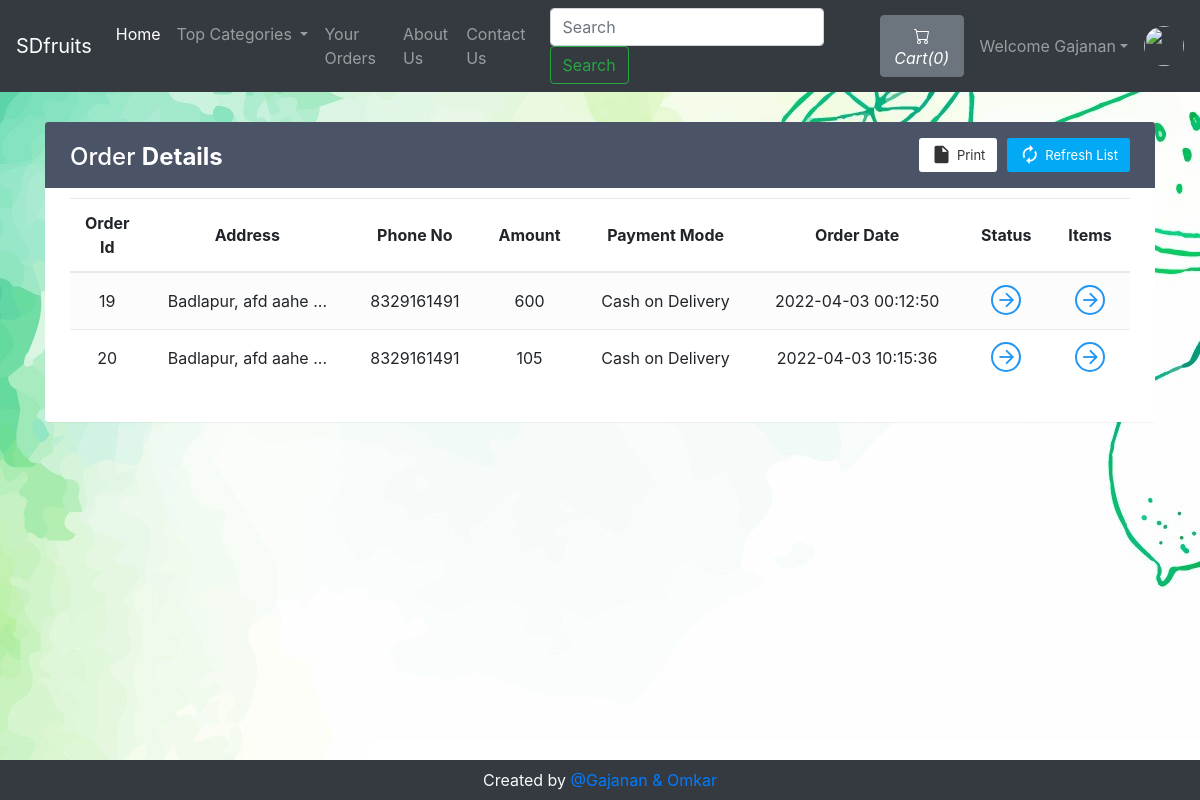
/viewOrder.php (signed in), run on the app's committed database.
### tables this page shows
CREATE TABLE `sitedetail` (
  `tempId` int(11) NOT NULL,
  `systemName` varchar(21) NOT NULL,
  `email` varchar(35) NOT NULL,
  `contact1` bigint(21) NOT NULL,
  `contact2` bigint(21) DEFAULT NULL COMMENT 'Optional',
  `address` text NOT NULL,
  `dateTime` datetime NOT NULL DEFAULT current_timestamp()
);

CREATE TABLE `orders` (
  `orderId` int(21) NOT NULL,
  `userId` int(21) NOT NULL,
  `address` varchar(255) NOT NULL,
  `zipCode` int(21) NOT NULL,
  `phoneNo` bigint(21) NOT NULL,
  `amount` int(200) NOT NULL,
  `paymentMode` enum('0','1') NOT NULL DEFAULT '0' COMMENT '0=cash on delivery',
  `orderStatus` enum('0','1','2','3','4','5','6') NOT NULL DEFAULT '0' COMMENT '0=Order Placed.\r\n1=Order Confirmed.\r\n2=Preparing your Order.\r\n3=Your order is on the way!\r\n4=Order Delivered.\r\n5=Order Denied.\r\n6=Order Cancelled.',
  `orderDate` datetime NOT NULL DEFAULT current_timestamp()
);

### viewOrder.php (the view, shortened to what this page needs)
<!doctype html>
<html lang="en">
<head>
    <link rel="stylesheet" href="https://stackpath.bootstrapcdn.com/bootstrap/4.5.0/css/bootstrap.min.css">
    <link rel="stylesheet" href="https://use.fontawesome.com/releases/v5.7.2/css/all.css">
</head>
<body>
<body id="body-pd" style="background-image: url('/OnlinefruitDelivery/img/background1.png');">
    <?php include 'partials/_dbconnect.php';?>
    <?php include 'partials/_nav.php';?>
    <?php
    if($loggedin){
    ?>
    <div class="container">
        <div class="table-wrapper" id="empty">
            <div class="table-title">
                <div class="row">
                    <div class="col-sm-4">
                        <h2>Order <b>Details</b></h2>
                    </div>
                    <div class="col-sm-8">
                        <a href="" class="btn btn-primary"><i class="material-icons">&#xE863;</i> <span>Refresh List</span></a>
                        <a href="#" onclick="window.print()" class="btn btn-info"><i class="material-icons">&#xE24D;</i> <span>Print</span></a>
                    </div>
                </div>
            </div>
            <table class="table table-striped table-hover text-center">
                <thead>
                    <tr>
                        <th>Order Id</th>
                        <th>Address</th>
                        <th>Phone No</th>
                        <th>Amount</th>
                        <th>Payment Mode</th>
                        <th>Order Date</th>
                        <th>Status</th>
                        <th>Items</th>
                    </tr>
                </thead>
                <tbody>
                    <?php
                        $sql = "SELECT * FROM `orders` WHERE `userId`= $userId";
                        $result = mysqli_query($conn, $sql);
                        while($row = mysqli_fetch_assoc($result)){
                            $orderId = $row['orderId'];
                            $address = $row['address'];
                            $phoneNo = $row['phoneNo'];
                            $amount = $row['amount'];
                            $orderDate = $row['orderDate'];
                            $paymentMode = $row['paymentMode'];
                            if($paymentMode == 0) {
                                $paymentMode = "Cash on Delivery";
                            }
                            else {
                                $paymentMode = "Online";
                            }
                            echo '<tr>
                                    <td>' . $orderId . '</td>
                                    <td>' . substr($address, 0, 20) . '...</td>
                                    <td>' . $phoneNo . '</td>
                                    <td>' . $amount . '</td>
                                    <td>' . $paymentMode . '</td>
                                    <td>' . $orderDate . '</td>
                                    <td><a href="#" data-toggle="modal" data-target="#orderStatus' . $orderId . '" class="view"><i class="material-icons">&#xE5C8;</i></a></td>
                                    <td><a href="#" data-toggle="modal" data-target="#orderItem' . $orderId . '" class="view" title="View Details"><i class="material-icons">&#xE5C8;</i></a></td>
                                </tr>';
                        }
                            ?>
                </tbody>
            </table>
        </div>
    </div>
    <?php
    }
    else {
        echo '<div class="container" style="min-height : 610px;">
        <div class="alert alert-info my-3">
            <font style="font-size:22px"><center>Check your Order. You need to <strong><a class="alert-link" data-toggle="modal" data-target="#loginModal">Login</a></strong></center></font>
        </div></div>';
    }
    ?>
    <?php
    require 'partials/_footer.php';?>
  </body>
</html>

### partials/_nav.php (shortened to what this page needs)
<?php
if(isset($_SESSION['loggedin']) && $_SESSION['loggedin']==true){
  $loggedin= true;
  $userId = $_SESSION['userId'];
  $username = $_SESSION['username'];
}
else{
  $loggedin = false;
  $userId = 0;
}
$sql = "SELECT * FROM `sitedetail`";
$result = mysqli_query($conn, $sql);
$row = mysqli_fetch_assoc($result);
$systemName = $row['systemName'];
echo '<nav class="navbar navbar-expand-lg navbar-dark bg-dark">
      <a class="navbar-brand" href="SDfruits.php">'.$systemName.'</a>
      <button class="navbar-toggler" type="button" data-toggle="collapse" data-target="#navbarSupportedContent" aria-controls="navbarSupportedContent" aria-expanded="false" aria-label="Toggle navigation">
        <span class="navbar-toggler-icon"></span>
      </button>
      <div class="collapse navbar-collapse" id="navbarSupportedContent">
        <ul class="navbar-nav mr-auto">
          <li class="nav-item active">
            <a class="nav-link" href="index.php">Home <span class="sr-only">(current)</span></a>
          </li>
          <li class="nav-item dropdown">
            <a class="nav-link dropdown-toggle" href="#" id="navbarDropdown" role="button" data-toggle="dropdown" aria-haspopup="true" aria-expanded="false">
              Top Categories
            </a>
            <div class="dropdown-menu" aria-labelledby="navbarDropdown">';
            echo '</div>
          </li>
          <li class="nav-item">
            <a class="nav-link" href="viewOrder.php">Your Orders</a>
          </li>
          <li class="nav-item">
            <a class="nav-link" href="about.php">About Us</a>
          </li>
          <li class="nav-item">
            <a class="nav-link" href="contact.php">Contact Us</a>
          </li>
        </ul>
        <form method="get" action="/OnlinefruitDelivery/search.php" class="form-inline my-2 my-lg-0 mx-3">
          <input class="form-control mr-sm-2" type="search" name="search" id="search" placeholder="Search" aria-label="Search" required>
          <button class="btn btn-outline-success my-2 my-sm-0" type="submit">Search</button>
        </form>';
        $countsql = "SELECT SUM(`itemQuantity`) FROM `viewcart` WHERE `userId`=$userId";
        $countresult = mysqli_query($conn, $countsql);
        $countrow = mysqli_fetch_assoc($countresult);
        $count = $countrow['SUM(`itemQuantity`)'];
        if(!$count) {
          $count = 0;
        }
        echo '<a href="viewCart.php"><button type="button" class="btn btn-secondary mx-2" title="MyCart">
          <svg xmlns="img/cart.svg" width="16" height="16" fill="currentColor" class="bi bi-cart" viewBox="0 0 16 16">
            <path d="M0 1.5A.5.5 0 0 1 .5 1H2a.5.5 0 0 1 .485.379L2.89 3H14.5a.5.5 0 0 1 .491.592l-1.5 8A.5.5 0 0 1 13 12H4a.5.5 0 0 1-.491-.408L2.01 3.607 1.61 2H.5a.5.5 0 0 1-.5-.5zM3.102 4l1.313 7h8.17l1.313-7H3.102zM5 12a2 2 0 1 0 0 4 2 2 0 0 0 0-4zm7 0a2 2 0 1 0 0 4 2 2 0 0 0 0-4zm-7 1a1 1 0 1 1 0 2 1 1 0 0 1 0-2zm7 0a1 1 0 1 1 0 2 1 1 0 0 1 0-2z"/>
          </svg>
          <i class="bi bi-cart">Cart(' .$count. ')</i>
        </button></a>';
        if($loggedin){
          echo '<ul class="navbar-nav mr-2">
            <li class="nav-item dropdown">
              <a class="nav-link dropdown-toggle" href="#" id="navbarDropdown" role="button" data-toggle="dropdown"> Welcome ' .$username. '</a>
              <div class="dropdown-menu" aria-labelledby="navbarDropdown">
                <a class="dropdown-item" href="partials/_logout.php">Logout</a>
              </div>
            </li>
          </ul>
          <div class="text-center image-size-small position-relative">
            <a href="viewProfile.php"><img src="img/person-' .$userId. '.jpg" class="rounded-circle" onError="this.src = \'img/profilePic.jpg\'" style="width:40px; height:40px"></a>
          </div>';
        }
        else {
          echo '
          <button type="button" class="btn btn-success mx-2"  data-toggle="modal" data-target="#loginModal">Login</button>
          <button type="button" class="btn btn-success mx-2"  data-toggle="modal" data-target="#signupModal">SignUp</button>';
        }
  echo '</div>
    </nav>';
?>

### partials/_footer.php
<div class="footer container-fluid bg-dark text-light">
    <p class="text-center py-2 mb-0">Created by <a href="https://www.linkedin.com/in/gajanan-khedkar-5b3968228/" target="_blank" rel="noopener noreferrer">@Gajanan & Omkar</a></p>
</div>

### viewOrder.php (style rules this page uses)
.footer { position: fixed; bottom: 0; }
.table-wrapper { background: #fff; padding: 20px 25px; margin: 30px auto; border-radius: 3px; box-shadow: 0 1px 1px rgba(0,0,0,.05); }
.table-wrapper .btn { float: right; color: #333; background-color: #fff; border-radius: 3px; border: none; outline: none !important; margin-left: 10px; }
.table-wrapper .btn.btn-primary { color: #fff; background: #03A9F4; }
.table-title .btn { font-size: 13px; border: none; }
.table-title .btn i { float: left; font-size: 21px; margin-right: 5px; }
.table-title .btn span { float: left; margin-top: 2px; }
.table-title { color: #fff; background: #4b5366; padding: 16px 25px; margin: -20px -25px 10px; border-radius: 3px 3px 0 0; }
.table-title h2 { margin: 5px 0 0; font-size: 24px; }
table.table tr th, table.table tr td { border-color: #e9e9e9; padding: 12px 15px; vertical-align: middle; }
table.table tr th:first-child { width: 60px; }
table.table tr th:last-child { width: 80px; }
table.table-striped tbody tr:nth-of-type(odd) { background-color: #fcfcfc; }
table.table td a { font-weight: bold; color: #566787; display: inline-block; text-decoration: none; }
table.table td a.view { width: 30px; height: 30px; color: #2196F3; border: 2px solid; border-radius: 30px; text-align: center; }
table.table td a.view i { font-size: 22px; margin: 2px 0 0 1px; }
table { counter-reset: section; }

### data on the page
sitedetail: systemName "SDfruits"
orders: orderId "19", address "Badlapur, afd aahe", phoneNo "8329161491", amount "600", paymentMode "Cash on Delivery", orderDate "2022-04-03 00:12:50"
orders: orderId "20", address "Badlapur, afd aahe", phoneNo "8329161491", amount "105", paymentMode "Cash on Delivery", orderDate "2022-04-03 10:15:36"

### other printed values
$count "0"
$username "Gajanan"
